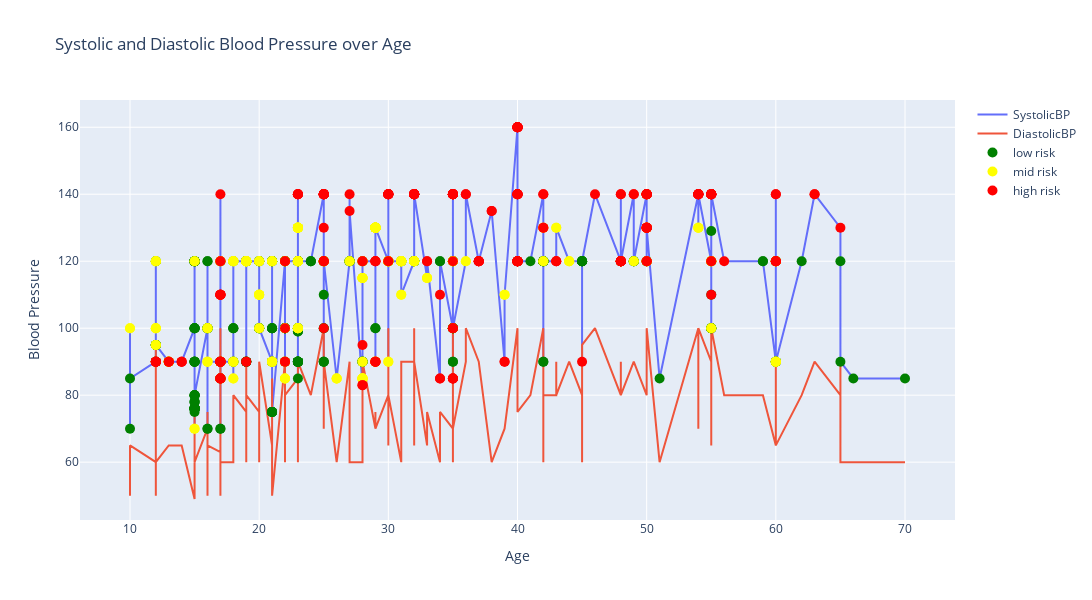

This figure's notebook cell:
### Code cell
# Mengimpor pustaka Pandas dan memberi alias pd
import pandas as pd

# Mengimpor pustaka Plotly's graph_objs dan memberi alias go
import plotly.graph_objs as go

# Membaca data dari file Excel 'data_kesehatan.xlsx' dan menyimpannya dalam objek DataFrame yang disebut 'data'
data = pd.read_excel('data/data_kesehatan.xlsx')

# Mengurutkan DataFrame 'data' berdasarkan kolom 'Age' (umur)
data = data.sort_values(by='Age')

# Mengambil kolom 'Age' (umur) dari DataFrame dan menyimpannya dalam variabel 'x'
x = data['Age']

# Mengambil kolom 'SystolicBP' (tekanan darah sistolik) dari DataFrame dan menyimpannya dalam variabel 'systolic_bp'
systolic_bp = data['SystolicBP']

# Mengambil kolom 'DiastolicBP' (tekanan darah diastolik) dari DataFrame dan menyimpannya dalam variabel 'diastolic_bp'
diastolic_bp = data['DiastolicBP']

# Mengambil kolom 'RiskLevel' (tingkat risiko) dari DataFrame dan menyimpannya dalam variabel 'risk_levels'
risk_levels = data['RiskLevel']

# Mendefinisikan peta warna untuk tingkat risiko
color_mapping = {'low risk': 'green', 'mid risk': 'yellow', 'high risk': 'red'}

# Membuat objek grafik kosong menggunakan Plotly's Figure
fig = go.Figure()

# Menambahkan trace berupa garis pada grafik untuk 'SystolicBP' dengan data 'x' (umur) dan 'systolic_bp' sebagai sumbu Y
fig.add_trace(go.Scatter(x=x, y=systolic_bp, mode='lines', name='SystolicBP'))

# Menambahkan trace berupa garis pada grafik untuk 'DiastolicBP' dengan data 'x' (umur) dan 'diastolic_bp' sebagai sumbu Y
# Berbeda dengan 'SystolicBP', 'DiastolicBP' menggunakan gaya garis yang berbeda
fig.add_trace(go.Scatter(x=x, y=diastolic_bp, mode='lines', name='DiastolicBP'))

# Membuat titik data terpisah untuk setiap tingkat risiko
for risk_level, color in color_mapping.items():
    # Mengelompokkan data berdasarkan tingkat risiko
    x_risk = [x[i] for i in range(len(x)) if risk_levels[i] == risk_level]
    systolic_risk = [systolic_bp[i] for i in range(len(x)) if risk_levels[i] == risk_level]
    diastolic_risk = [diastolic_bp[i] for i in range(len(x)) if risk_levels[i] == risk_level]
    
    # Membuat teks hover yang berisi informasi umur, tekanan darah sistolik, tekanan darah diastolik, dan tingkat risiko untuk setiap data dalam kelompok tersebut
    hover_text = [f"Age: {x[i]}, SystolicBP: {systolic_bp[i]}, DiastolicBP: {diastolic_bp[i]}, Risk Level: {risk_levels[i]}" for i in range(len(x)) if risk_levels[i] == risk_level]

    # Menambahkan trace berupa marker dengan warna, ukuran, nama, dan teks hover yang sesuai
    fig.add_trace(go.Scatter(
        x=x_risk,
        y=systolic_risk,
        mode='markers',
        marker=dict(color=color, size=10),
        name=risk_level,
        hovertext=hover_text
    ))

# Mengatur layout grafik, termasuk judul, label sumbu, lebar, dan tinggi
fig.update_layout(
    title='Systolic and Diastolic Blood Pressure over Age',
    xaxis_title='Age',
    yaxis_title='Blood Pressure',
    width=1200,
    height=600
)

# Menampilkan grafik yang telah dibuat
fig.show()

### Figure 1 — Plotly figure (JSON) as saved in the notebook; plotly's stock layout.template omitted (floating-point values rounded to 4 significant figures; data arrays with more than 128 entries replaced by an {"elided": "..."} marker saying what was removed)
{"data": [{"mode": "lines", "name": "SystolicBP", "type": "scatter", "x": {"elided": "1014 int values"}, "y": {"elided": "1014 int values"}}, {"mode": "lines", "name": "DiastolicBP", "type": "scatter", "x": {"elided": "1014 int values"}, "y": {"elided": "1014 int values"}}, {"hovertext": {"elided": "406 str values"}, "marker": {"color": "green", "size": 10}, "mode": "markers", "name": "low risk", "type": "scatter", "x": {"elided": "406 int values"}, "y": {"elided": "406 int values"}}, {"hovertext": {"elided": "336 str values"}, "marker": {"color": "yellow", "size": 10}, "mode": "markers", "name": "mid risk", "type": "scatter", "x": {"elided": "336 int values"}, "y": {"elided": "336 int values"}}, {"hovertext": {"elided": "272 str values"}, "marker": {"color": "red", "size": 10}, "mode": "markers", "name": "high risk", "type": "scatter", "x": {"elided": "272 int values"}, "y": {"elided": "272 int values"}}], "layout": {"height": 600, "title": {"text": "Systolic and Diastolic Blood Pressure over Age"}, "width": 1200, "xaxis": {"autorange": true, "range": [6.187, 73.81], "title": {"text": "Age"}, "type": "linear"}, "yaxis": {"autorange": true, "range": [42.73, 168.1], "title": {"text": "Blood Pressure"}, "type": "linear"}}}
